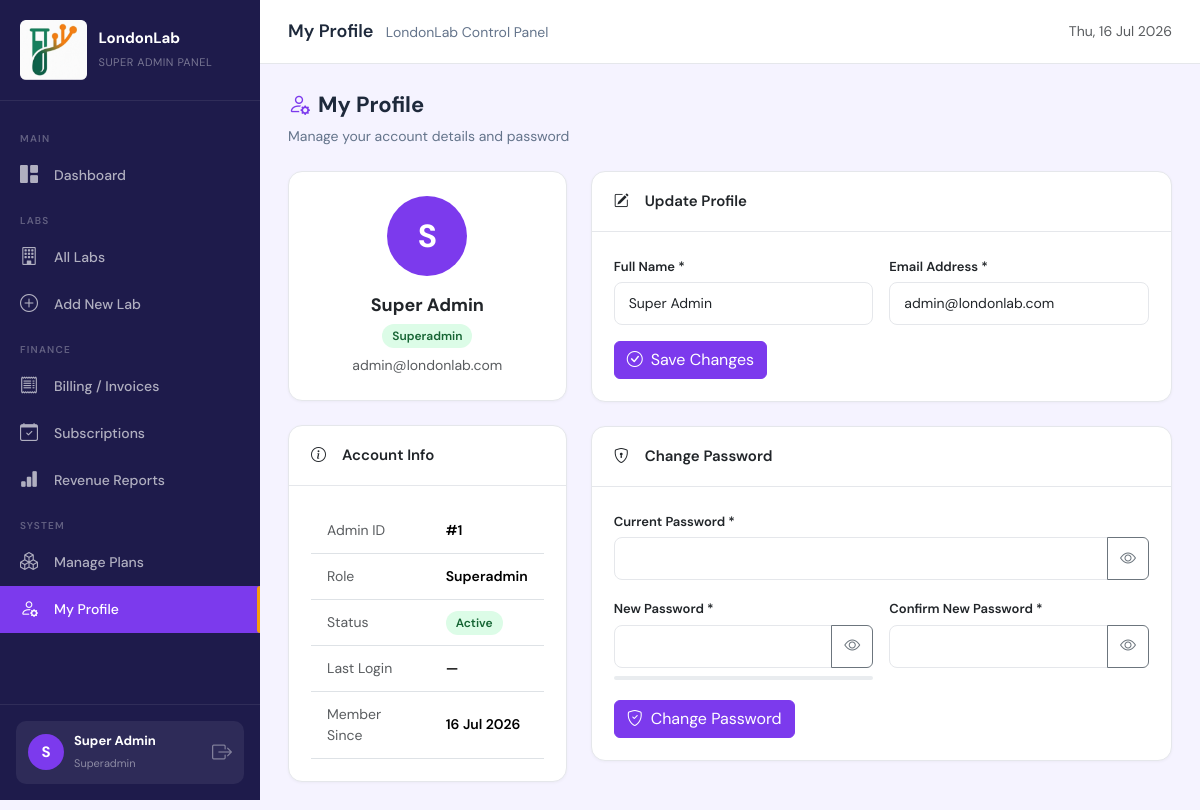
The app's page /superadmin/profile.php (signed in) with its own data.
### tables this page shows
CREATE TABLE IF NOT EXISTS super_admins (
    id INT AUTO_INCREMENT PRIMARY KEY,
    name VARCHAR(100) NOT NULL,
    email VARCHAR(100) UNIQUE NOT NULL,
    password VARCHAR(255) NOT NULL,
    role ENUM('superadmin','support','sales') DEFAULT 'support',
    is_active TINYINT(1) DEFAULT 1,
    last_login DATETIME,
    created_at TIMESTAMP DEFAULT CURRENT_TIMESTAMP
);

### master/config.php (called while the page is built, shortened)
<?php
class MasterDB {
    private static $instance = null;
    private $pdo;
    private function __construct() {
        $dsn = "mysql:host=" . MASTER_DB_HOST . ";dbname=" . MASTER_DB_NAME . ";charset=" . MASTER_DB_CHARSET;
        $this->pdo = new PDO($dsn, MASTER_DB_USER, MASTER_DB_PASS, [
            PDO::ATTR_ERRMODE            => PDO::ERRMODE_EXCEPTION,
            PDO::ATTR_DEFAULT_FETCH_MODE => PDO::FETCH_ASSOC,
            PDO::ATTR_EMULATE_PREPARES   => false,
            PDO::ATTR_TIMEOUT            => 10,
        ]);
    }
    public static function getInstance(): MasterDB {
        if (!self::$instance) self::$instance = new MasterDB();
        return self::$instance;
    }
    public function query(string $sql, array $params = []): PDOStatement {
        $stmt = $this->pdo->prepare($sql);
        $stmt->execute($params);
        return $stmt;
    }
    public function fetch(string $sql, array $p = []): ?array   { $r=$this->query($sql,$p)->fetch(); return $r?:null; }
}

### superadmin/includes/auth.php (called while the page is built, shortened)
<?php
require_once __DIR__ . '/../../master/config.php';
function saIsLoggedIn(): bool {
    return isset($_SESSION['sa_id']) && !empty($_SESSION['sa_id']);
}
function saCurrentUser(): ?array {
    return [
        'id'   => $_SESSION['sa_id'],
        'name' => $_SESSION['sa_name'],
        'email'=> $_SESSION['sa_email'],
        'role' => $_SESSION['sa_role'],
    ];
}
function saClean(string $v): string {
    return htmlspecialchars(trim($v), ENT_QUOTES, 'UTF-8');
}

### superadmin/profile.php (the view, shortened to what this page needs)
<?php
require_once __DIR__ . '/includes/header.php';
$db      = MasterDB::getInstance();
$profile = $db->fetch("SELECT * FROM super_admins WHERE id=?", [$saUser['id']]);
$profile = $db->fetch("SELECT * FROM super_admins WHERE id=?", [$saUser['id']]);
?>
<div class="page-header">
    <div>
        <h2><i class="bi bi-person-gear me-2" style="color:var(--sa-primary)"></i>My Profile</h2>
        <p>Manage your account details and password</p>
    </div>
</div>
<div class="row g-4">
    <div class="col-lg-4">
        <div class="card mb-4">
            <div class="card-body text-center py-4">
                <div style="width:80px;height:80px;background:var(--sa-primary);border-radius:50%;display:grid;place-items:center;margin:0 auto 16px;font-size:32px;color:#fff;font-weight:700;">
                    <?= strtoupper(substr($profile['name'], 0, 1)) ?>
                </div>
                <div style="font-size:18px;font-weight:700;"><?= saClean($profile['name']) ?></div>
                <div class="mt-1">
                    <span class="badge-status status-active"><?= ucfirst($profile['role']) ?></span>
                </div>
                <div class="text-muted small mt-2"><?= saClean($profile['email']) ?></div>
            </div>
        </div>
        <div class="card">
            <div class="card-header"><i class="bi bi-info-circle me-2"></i>Account Info</div>
            <div class="card-body">
                <table class="table table-sm mb-0" style="font-size:13px;">
                    <tr>
                        <td class="text-muted">Admin ID</td>
                        <td class="fw-semibold">#<?= $profile['id'] ?></td>
                    </tr>
                    <tr>
                        <td class="text-muted">Role</td>
                        <td class="fw-semibold"><?= ucfirst($profile['role']) ?></td>
                    </tr>
                    <tr>
                        <td class="text-muted">Status</td>
                        <td><span class="badge-status status-active">Active</span></td>
                    </tr>
                    <tr>
                        <td class="text-muted">Last Login</td>
                        <td class="fw-semibold">
                            <?= $profile['last_login'] ? date('d M Y, H:i', strtotime($profile['last_login'])) : '—' ?>
                        </td>
                    </tr>
                    <tr>
                        <td class="text-muted">Member Since</td>
                        <td class="fw-semibold">
                            <?= $profile['created_at'] ? date('d M Y', strtotime($profile['created_at'])) : '—' ?>
                        </td>
                    </tr>
                </table>
            </div>
        </div>
    </div>
    <div class="col-lg-8">
        <div class="card mb-4">
            <div class="card-header"><i class="bi bi-pencil-square me-2"></i>Update Profile</div>
            <div class="card-body">
                <form method="POST">
                    <div class="row g-3">
                        <div class="col-md-6">
                            <label class="form-label">Full Name *</label>
                            <input type="text" name="name" class="form-control" required
                                   value="<?= saClean($profile['name']) ?>">
                        </div>
                        <div class="col-md-6">
                            <label class="form-label">Email Address *</label>
                            <input type="email" name="email" class="form-control" required
                                   value="<?= saClean($profile['email']) ?>">
                        </div>
                        <div class="col-12">
                            <button type="submit" class="btn btn-primary">
                                <i class="bi bi-check-circle me-2"></i>Save Changes
                            </button>
                        </div>
                    </div>
                </form>
            </div>
        </div>
        <div class="card">
            <div class="card-header"><i class="bi bi-shield-lock me-2"></i>Change Password</div>
            <div class="card-body">
                <form method="POST" id="pwForm">
                    <div class="row g-3">
                        <div class="col-12">
                            <label class="form-label">Current Password *</label>
                            <div class="input-group">
                                <input type="password" name="current_password" id="cur" class="form-control" required>
                                <button type="button" class="btn btn-outline-secondary" onclick="toggle('cur','eyeCur')">
                                    <i class="bi bi-eye" id="eyeCur"></i>
                                </button>
                            </div>
                        </div>
                        <div class="col-md-6">
                            <label class="form-label">New Password *</label>
                            <div class="input-group">
                                <input type="password" name="new_password" id="np" class="form-control"
                                       required minlength="8" oninput="checkStrength(this.value)">
                                <button type="button" class="btn btn-outline-secondary" onclick="toggle('np','eyeNp')">
                                    <i class="bi bi-eye" id="eyeNp"></i>
                                </button>
                            </div>
                            <div class="progress mt-2" style="height:4px;">
                            </div>
                        </div>
                        <div class="col-md-6">
                            <label class="form-label">Confirm New Password *</label>
                            <div class="input-group">
                                <input type="password" name="confirm_password" id="cp" class="form-control" required minlength="8">
                                <button type="button" class="btn btn-outline-secondary" onclick="toggle('cp','eyeCp')">
                                    <i class="bi bi-eye" id="eyeCp"></i>
                                </button>
                            </div>
                        </div>
                        <div class="col-12">
                            <button type="submit" class="btn btn-primary">
                                <i class="bi bi-shield-check me-2"></i>Change Password
                            </button>
                        </div>
                    </div>
                </form>
            </div>
        </div>
    </div>
</div>
<?php
require_once __DIR__ . '/includes/footer.php';
?>

### superadmin/includes/header.php (style rules this page uses)
:root { --sa-primary: #7c3aed; --sa-primary-d: #5b21b6; --sa-primary-l: #ede9fe; --sa-accent: #f59e0b; --sa-sidebar: #1e1b4b; --sa-bg: #f5f3ff; --sa-card: #ffffff; --sa-border: #e5e7eb; --sa-text: #1e293b; --sa-muted: #64748b; --sidebar-w: 260px; --topbar-h: 64px; }
*, *::before, *::after { box-sizing: border-box; margin: 0; padding: 0; }
body { font-family: 'DM Sans', sans-serif; background: var(--sa-bg); color: var(--sa-text); display: flex; min-height: 100vh; }
.card { background: var(--sa-card); border: 1px solid var(--sa-border); border-radius: 14px; box-shadow: 0 1px 3px rgba(0,0,0,.04); }
.card-header { background: transparent; border-bottom: 1px solid var(--sa-border); padding: 18px 22px; font-weight: 600; font-size: 15px; display: flex; align-items: center; gap: 8px; }
.card-body { padding: 22px; }
.btn-primary { background: var(--sa-primary); border-color: var(--sa-primary); }
.table td { vertical-align: middle; padding: 12px 16px; font-size: 14px; }
.form-control, .form-select { border-color: var(--sa-border); font-size: 14px; border-radius: 8px; padding: 10px 14px; }
.form-label { font-size: 13px; font-weight: 600; margin-bottom: 6px; }
.badge-status { padding: 4px 10px; border-radius: 20px; font-size: 12px; font-weight: 600; }
.status-active { background: #dcfce7; color: #166534; }
.page-header { display: flex; align-items: center; justify-content: space-between; margin-bottom: 24px; flex-wrap: wrap; gap: 12px; }
.page-header h2 { font-size: 22px; font-weight: 700; }
.page-header p { color: var(--sa-muted); font-size: 14px; margin: 0; }

### records on screen
super_admins: name "S", name "Super Admin", role "Superadmin", email "admin@londonlab.com", id "1", created_at "16 Jul 2026"

### other values on screen
PLATFORM_NAME "LondonLab"
substr($saUser['name'],0,1) "S"
saClean($saUser['name']) "Super Admin"
$saUser['role'] "Superadmin"
$pageTitle "My Profile"
